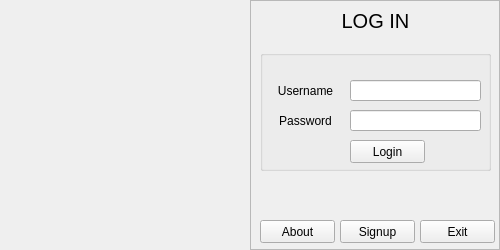
<?xml version="1.0" encoding="UTF-8"?>
<ui version="4.0">
 <class>Login</class>
 <widget class="QWidget" name="Login">
  <property name="geometry">
   <rect>
    <x>0</x>
    <y>0</y>
    <width>500</width>
    <height>250</height>
   </rect>
  </property>
  <property name="windowTitle">
   <string>Form</string>
  </property>
  <widget class="QFrame" name="frame_2">
   <property name="geometry">
    <rect>
     <x>250</x>
     <y>0</y>
     <width>250</width>
     <height>250</height>
    </rect>
   </property>
   <property name="frameShape">
    <enum>QFrame::StyledPanel</enum>
   </property>
   <property name="frameShadow">
    <enum>QFrame::Raised</enum>
   </property>
   <widget class="QLabel" name="label_LOGIN">
    <property name="geometry">
     <rect>
      <x>0</x>
      <y>0</y>
      <width>251</width>
      <height>41</height>
     </rect>
    </property>
    <property name="font">
     <font>
      <pointsize>15</pointsize>
     </font>
    </property>
    <property name="text">
     <string>LOG IN</string>
    </property>
    <property name="alignment">
     <set>Qt::AlignCenter</set>
    </property>
   </widget>
   <widget class="QGroupBox" name="groupBox_LOGIN">
    <property name="geometry">
     <rect>
      <x>10</x>
      <y>50</y>
      <width>231</width>
      <height>121</height>
     </rect>
    </property>
    <property name="title">
     <string/>
    </property>
    <widget class="QLabel" name="label_Username">
     <property name="geometry">
      <rect>
       <x>10</x>
       <y>30</y>
       <width>71</width>
       <height>21</height>
      </rect>
     </property>
     <property name="text">
      <string>Username</string>
     </property>
     <property name="alignment">
      <set>Qt::AlignCenter</set>
     </property>
    </widget>
    <widget class="QLabel" name="label_Password">
     <property name="geometry">
      <rect>
       <x>10</x>
       <y>60</y>
       <width>71</width>
       <height>21</height>
      </rect>
     </property>
     <property name="text">
      <string>Password</string>
     </property>
     <property name="alignment">
      <set>Qt::AlignCenter</set>
     </property>
    </widget>
    <widget class="QLineEdit" name="lineEdit_Username">
     <property name="geometry">
      <rect>
       <x>90</x>
       <y>30</y>
       <width>131</width>
       <height>21</height>
      </rect>
     </property>
    </widget>
    <widget class="QLineEdit" name="lineEdit_Password">
     <property name="geometry">
      <rect>
       <x>90</x>
       <y>60</y>
       <width>131</width>
       <height>21</height>
      </rect>
     </property>
     <property name="echoMode">
      <enum>QLineEdit::Password</enum>
     </property>
    </widget>
    <widget class="QPushButton" name="pushButton_Login">
     <property name="geometry">
      <rect>
       <x>90</x>
       <y>90</y>
       <width>75</width>
       <height>23</height>
      </rect>
     </property>
     <property name="text">
      <string>Login</string>
     </property>
    </widget>
   </widget>
   <widget class="QLabel" name="label_Database">
    <property name="geometry">
     <rect>
      <x>10</x>
      <y>180</y>
      <width>231</width>
      <height>31</height>
     </rect>
    </property>
    <property name="text">
     <string/>
    </property>
   </widget>
   <widget class="QPushButton" name="pushButton_Signup">
    <property name="geometry">
     <rect>
      <x>90</x>
      <y>220</y>
      <width>75</width>
      <height>23</height>
     </rect>
    </property>
    <property name="text">
     <string>Signup</string>
    </property>
   </widget>
   <widget class="QPushButton" name="pushButton_Exit">
    <property name="geometry">
     <rect>
      <x>170</x>
      <y>220</y>
      <width>75</width>
      <height>23</height>
     </rect>
    </property>
    <property name="text">
     <string>Exit</string>
    </property>
   </widget>
   <widget class="QPushButton" name="pushButton_About">
    <property name="geometry">
     <rect>
      <x>10</x>
      <y>220</y>
      <width>75</width>
      <height>23</height>
     </rect>
    </property>
    <property name="text">
     <string>About</string>
    </property>
   </widget>
  </widget>
 </widget>
 <resources/>
 <connections/>
</ui>
